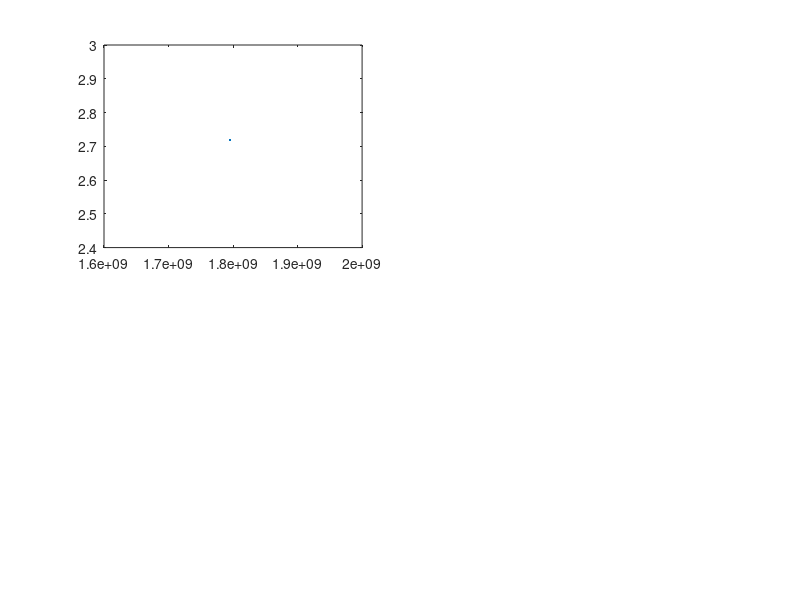

Write the MATLAB code that produced this figure. (Note: this script raises an error after producing the figure.)
%P9_3   Plots of Problem 9.3.

% L. Villani, G. Oriolo, B. Siciliano
% February 2009

hold off
clf

% position error in the base frame
  subplot(2,2,1)
  plot(time, e);
  axis([0 t_d -6e-2 6e-2]);
  %set(gca,'fontname','Times','fontsize',12,'fontweight','normal');
  xlabel('[s]');
  ylabel('[m]');
  title('pos error');
  pt(1) = text(1.5, 0.042,'x');
  pt(2) = text(1.5, -0.026,'y');

% contact force in the base frame
  subplot(2,2,2)
  plot(time, f_e);
  axis([0 t_d -550 550]);
  %set(gca,'fontname','Times','fontsize',12,'fontweight','normal');
  xlabel('[s]');
  ylabel('[N]');
  title('force');
  pt(3) = text(1.5, 235,'x');
  pt(4) = text(1.5, -100,'y');


% position error in the rotated base frame
  ec = e*R_c;
  subplot(2,2,3)
  plot(time, ec);
  axis([0 t_d -6e-2 6e-2]);
  set(gca,'fontname','Times','fontsize',12,'fontweight','normal');
  xlabel('[s]');
  ylabel('[m]');
  title('pos error');
  pt(5) = text(1.5, 0.007,'x_c');
  pt(6) = text(1.5, -0.043,'y_c');

% contact force in the rotated base frame
  f_ec = f_e*R_c;
  subplot(2,2,4)
  plot(time, f_ec);
  axis([0 t_d -550 550]);
  %set(gca,'fontname','Times','fontsize',12,'fontweight','normal');
  xlabel('[s]');
  ylabel('[N]');
  title('force');
  pt(7) = text(1.5, 60,'x_c');
  pt(8) = text(1.5, -170,'y_c');
  legend({'Position Error (Base Frame)', 'Contact Force (Base Frame)', 'Position Error (Rotated Base Frame)', 'Contact Force (Rotated Base Frame)'});

   %for i=1:8,
   %    set(pt(i),'fontname','Times','fontsize',12,'fontweight','normal');
   %end